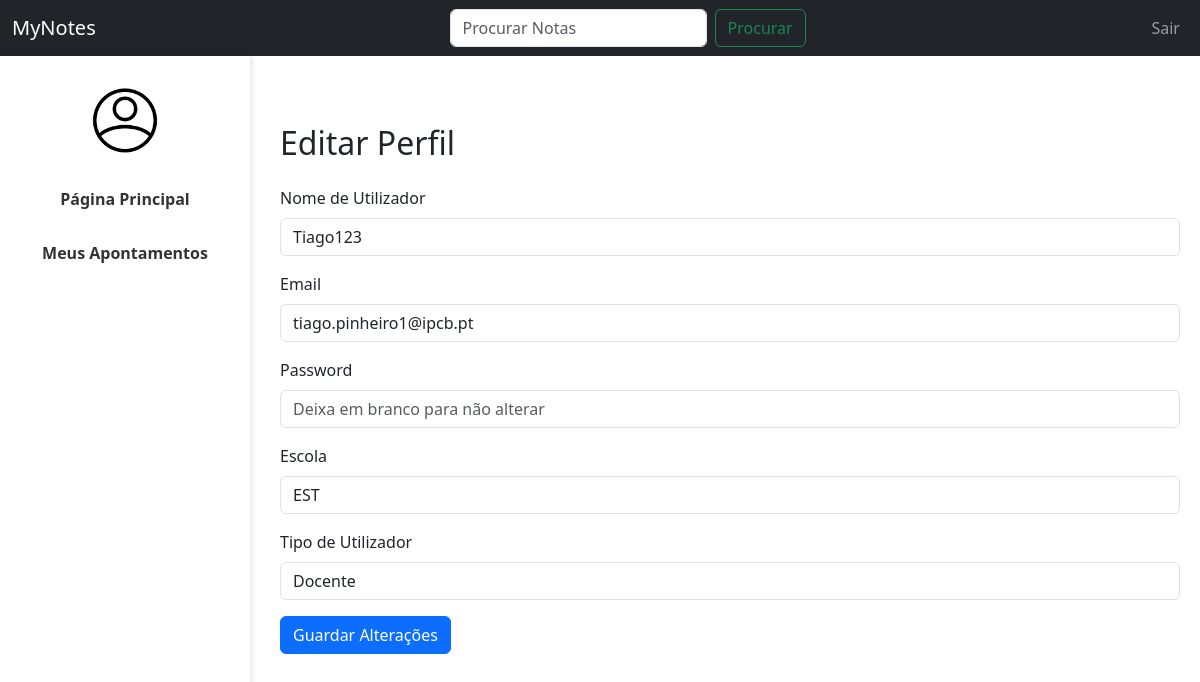
/MyNotes/perfil.php (signed in), run on the app's committed database.
### tables this page shows
CREATE TABLE `userdata` (
  `id` int(11) NOT NULL,
  `username` varchar(20) NOT NULL,
  `email` varchar(100) NOT NULL,
  `password` varchar(255) NOT NULL,
  `aprovado` tinyint(1) NOT NULL DEFAULT 0,
  `admin` tinyint(2) NOT NULL DEFAULT 0,
  `escola` varchar(10) DEFAULT NULL
);

### MyNotes/perfil.php (the view, shortened to what this page needs)
<?php
require_once "config.php";
$userId = $_SESSION["user_id"];
$stmt = $conn->prepare("SELECT username, email, escola FROM userdata WHERE id = :id");
$stmt->bindParam(":id", $userId, PDO::PARAM_INT);
$stmt->execute();
$user = $stmt->fetch(PDO::FETCH_ASSOC);
$currentEmail = $user["email"];
$tipoUtilizador = (str_ends_with($currentEmail, "@ipcb.pt")) ? "Docente" : "Aluno";
?>
<!DOCTYPE html>
<html lang="pt">
<head>
    <link href="https://cdn.jsdelivr.net/npm/bootstrap@5.3.0/dist/css/bootstrap.min.css" rel="stylesheet">
    <link rel="stylesheet" href="styles.css">
</head>
<body>
    <nav class="navbar navbar-expand-lg navbar-dark bg-dark">
        <div class="container-fluid">
            <a class="navbar-brand" href="index.php">MyNotes</a>
            <div class="collapse navbar-collapse" id="navbarNav">
                <ul class="navbar-nav w-100 align-items-center">
                    <li class="nav-item mx-auto search-form">
                        <form class="d-flex">
                            <input class="form-control me-2" type="search" placeholder="Procurar Notas"
                                aria-label="Search">
                            <button class="btn btn-outline-success" type="submit">Procurar</button>
                        </form>
                    </li>
                    <?php if (isset($_SESSION["user_id"])): ?>
                        <li class="nav-item">
                            <a class="nav-link" href="logout.php">Sair</a>
                        </li>
                    <?php else: ?>
                        <li class="nav-item">
                            <a class="nav-link" href="login.php">Login</a>
                        </li>
                    <?php endif; ?>
                </ul>
            </div>
        </div>
    </nav>
    <div class="sidebar" style="text-align: center;">
        <a href="perfil.php" style="border: none; background: none; padding: 0;">
            <img src="./img/avatar.png" class="rounded-circle" style="width: 80px;" alt="Avatar" />
        </a>
        <a href="index.php">Página Principal</a>
        <a href="apontamentos.php">Meus Apontamentos</a>
    </div>
    <div class="content container mt-5">
        <h2 class="mb-4">Editar Perfil</h2>
        <form method="post">
            <div class="mb-3">
                <label class="form-label">Nome de Utilizador</label>
                <input type="text" name="username" class="form-control" value="<?= htmlspecialchars($user['username']) ?>" required>
            </div>
            <div class="mb-3">
                <label class="form-label">Email</label>
                <input type="email" name="email" class="form-control" value="<?= htmlspecialchars($user['email']) ?>" required>
            </div>
            <div class="mb-3">
                <label class="form-label">Password</label>
                <input type="password" name="password" class="form-control" id="password" placeholder="Deixa em branco para não alterar">
            </div>
            <div class="mb-3">
                <label class="form-label">Escola</label>
                <input type="text" class="form-control" value="<?= htmlspecialchars($user['escola']) ?>" readonly>
            </div>
            <div class="mb-3">
                <label class="form-label">Tipo de Utilizador</label>
                <input type="text" class="form-control" value="<?= $tipoUtilizador ?>" readonly>
            </div>
            <button type="submit" class="btn btn-primary">Guardar Alterações</button>
        </form>
    </div>
</body>
</html>

### MyNotes/styles.css (style rules this page uses)
.sidebar { width: 250px; height: 100vh; position: fixed; left: 0; top: 56px; padding-top: 20px; box-shadow: 2px 0 5px rgba(0, 0, 0, 0.1); }
.sidebar a { display: block; padding: 15px; color: #333; text-decoration: none; font-weight: bold; }
.content { margin-left: 260px; padding: 20px; max-width: calc(100% - 260px); }

### data on the page
userdata: username "Tiago123", email "tiago.pinheiro1@ipcb.pt", escola "EST", email "Docente"
